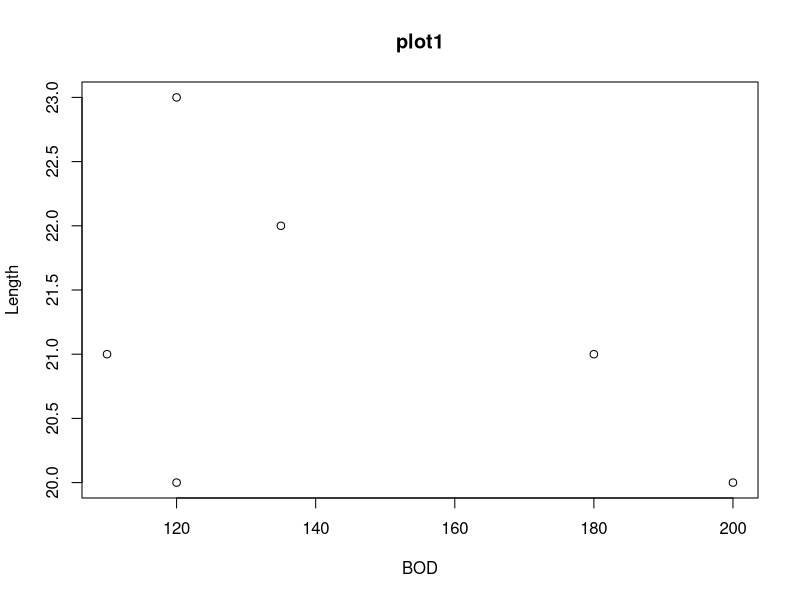
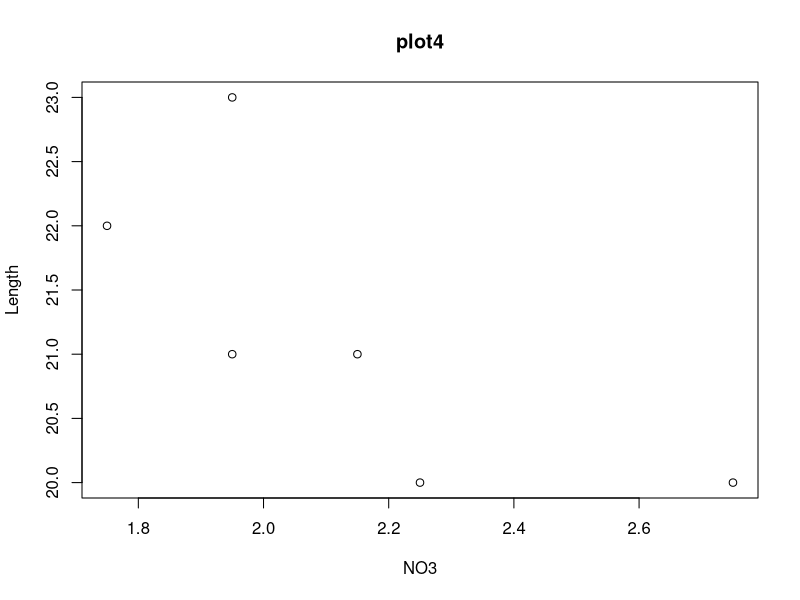

These figures' R source, in order:
Length<-c(20,21,22,23,21,20)
Speed<-c(12,14,12,16,20,21)
Algae<-c(40,45,45,80,75,65) 
NO3<-c(2.25,2.15,1.75,1.95,1.95,2.75)
BOD<-c(200,180,135,120,110,120)
mf<-data.frame(Length,Speed,Algae,NO3,BOD)
mf

plot(Length~BOD,data=mf, main='plot1')
plot.new()
plot.new()
plot(Length ~ NO3,data=mf,main='plot4')

